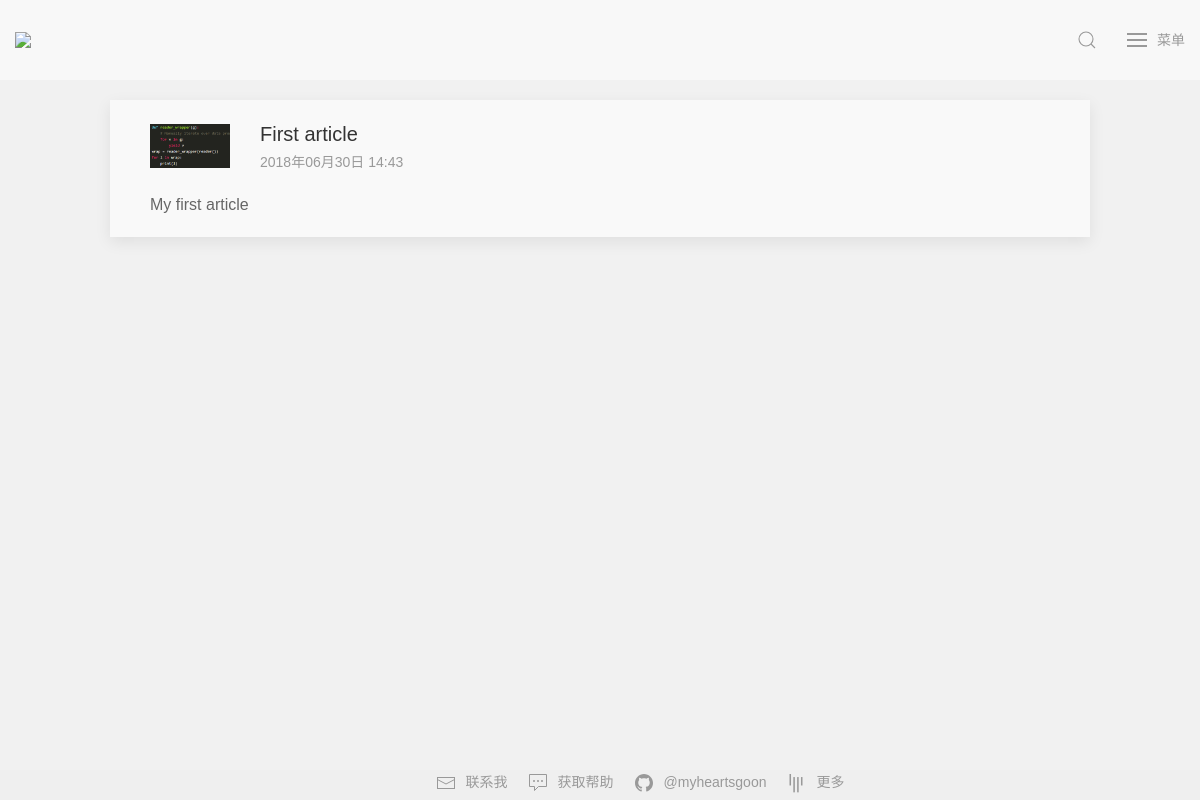
Page /article on the committed database.
### application/models/models.py (models this page shows, shortened)
class Article(db.Model):
    __tablename__ = 'article'
    id = db.Column(db.Integer, primary_key=True)
    title = db.Column(db.String(100))
    descp = db.Column(db.String(100))
    content = db.Column(db.String(2000))
    user_id = db.Column(db.Integer, db.ForeignKey('users.id'))
    user = db.relationship('User', backref=db.backref('article'))
    time = db.Column(db.DateTime, default=datetime.now)
    category = db.Column(db.String(10))
    thumbnail = db.Column(db.String(50))

### application/controllers/routes.py (the view)
@bp.route('/article')
def article():
    articles = Article.query.order_by(desc(Article.time)).all()
    return render_template('article.html', articles=articles)

### application/controllers/routes.py (called while the page is built)
@bp.before_request
def make_session_permant():
    session.permanent = True

### application/templates/article.html (shortened to what this page needs)
{% extends "base.html" %}
{% block content %}
{% for a in articles %}
<div class="uk-container uk-container-small uk-margin-top article-background uk-box-shadow-medium uk-box-shadow-hover-xlarge">
    <article class="uk-comment">
        <header class="uk-comment-header uk-grid-medium uk-flex-middle" uk-grid>
            <div class="uk-width-auto uk-margin-top">
                <a href="{{ url_for('blog.details', id=a.id) }}" class=""><img class="uk-comment-avatar" src="{{ a.thumbnail|default(url_for('static', filename='img/photo.jpg'), true) }}" width="80" height="80" alt=""></a>
            </div>
            <div class="uk-width-expand uk-margin-top">
                <h4 class="uk-comment-title uk-margin-remove"><a class="uk-link-heading" href="{{ url_for('blog.details', id=a.id) }}">{{ a.title }}</a></h4>
                <p class="uk-comment-meta article-date">{{ a.time.strftime('%Y{y}%m{m}%d{d} %H:%M').format(y='年', m='月', d='日') }}</p>
            </div>
        </header>
        <div class="uk-comment-body uk-margin-bottom">
            <p>{{ a.descp }}</p>
        </div>
    </article>
</div>
{% endfor %}
{% endblock %}

### application/static/css/styles.css (style rules this page uses)
body,button, input, select, textarea,h1 ,h2, h3, h4, h5, h6 { font-family: Microsoft YaHei,'宋体' , Tahoma, Helvetica, Arial, "\5b8b\4f53", sans-serif; }
html { background-color: #f1f1f1; }
.article-background { background-color: #f9f9f9; }
.article-date { margin-top: 5px; }

### rows in the picture
Article: thumbnail (picture), title "First article", time "2018年06月30日 14:43", descp "My first article"
